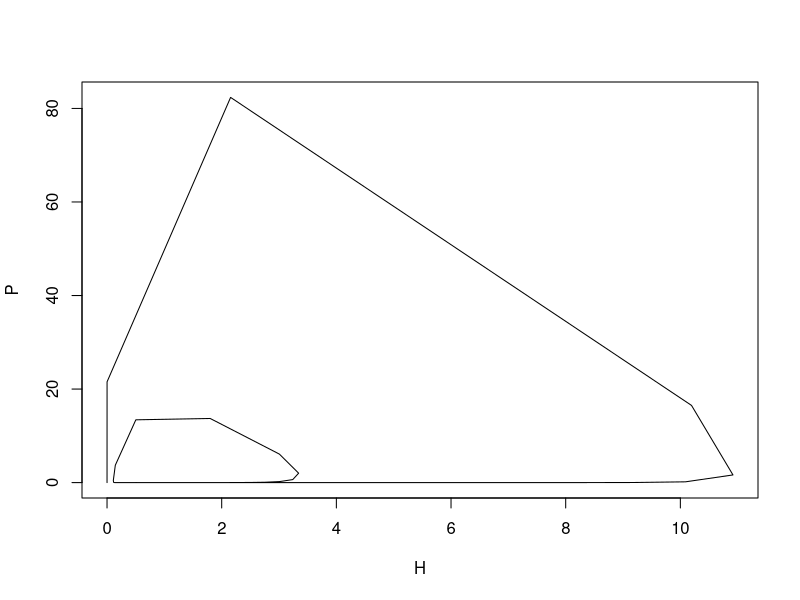

This figure's R source:
## ---- chunk 1
#nicholson-bailey: discrete time model
lambda <- 1.1
a <- 0.1
c <- 10
H <- c(0.5)
P <- c(0.01)
for(t in 1:100){
  H[t+1] <- lambda*H[t]*exp(-a*P[t])
  P[t+1] <- c*H[t]*(1-exp(-a*P[t]))
}
plot(data.frame(H,P), type = "l")
